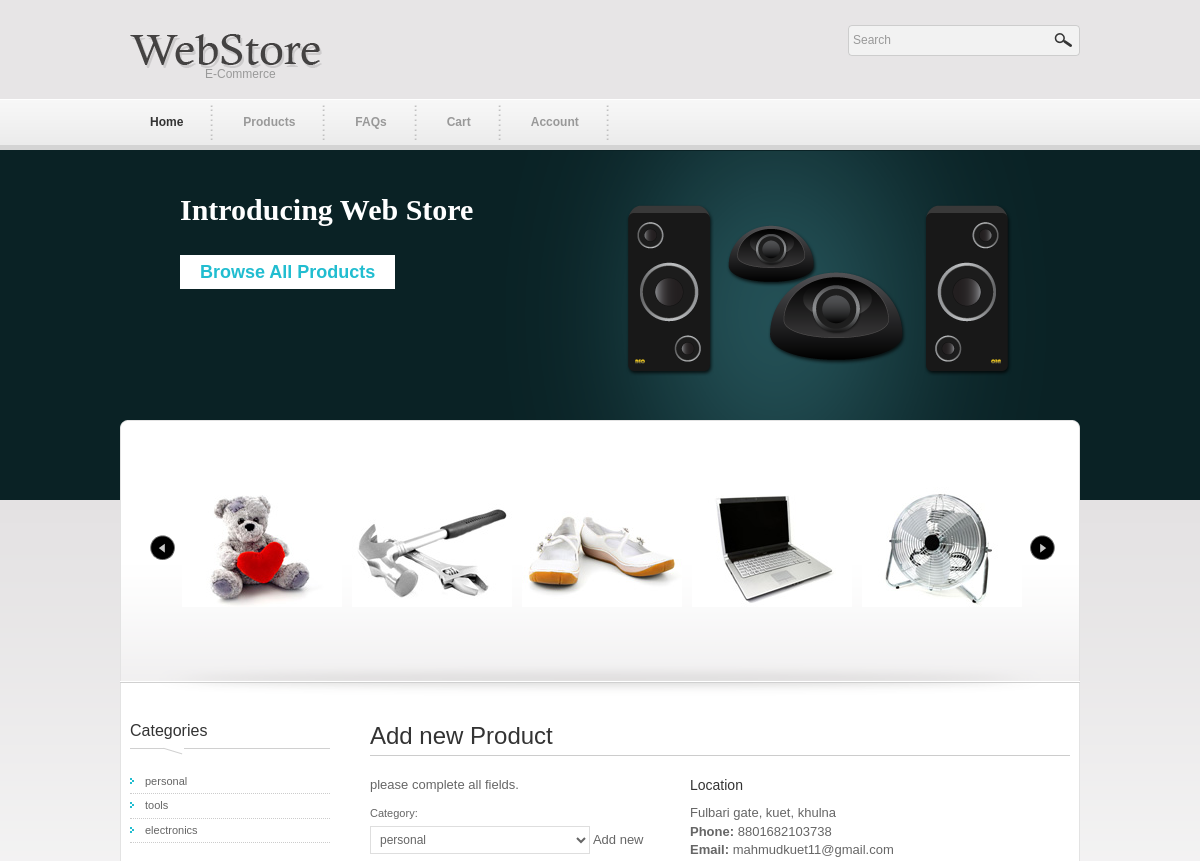
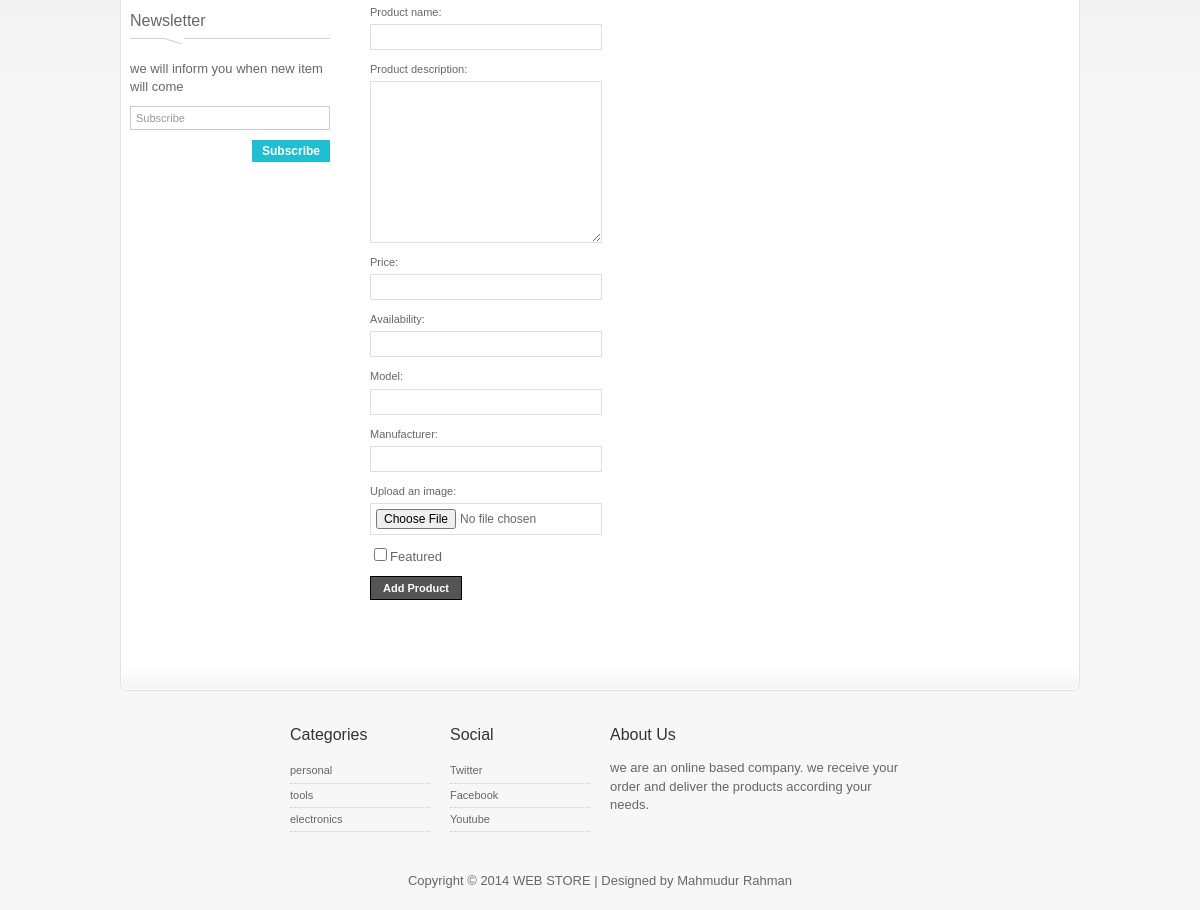
Screenshot of /addproduct.php (signed in) with the database file from the repository (2 pictures, top to bottom).
### tables this page shows
CREATE TABLE IF NOT EXISTS `products` (
  `product_id` int(11) NOT NULL AUTO_INCREMENT,
  `product_name` varchar(100) DEFAULT NULL,
  `description` varchar(2000) DEFAULT NULL,
  `price` int(11) DEFAULT NULL,
  `availability` int(11) DEFAULT NULL,
  `model` varchar(50) DEFAULT NULL,
  `manufacturer` varchar(50) DEFAULT NULL,
  `category` varchar(50) DEFAULT NULL,
  `image_link` varchar(200) DEFAULT NULL,
  `sell` int(11) DEFAULT NULL,
  `view` int(11) DEFAULT NULL,
  `featured` varchar(10) DEFAULT NULL,
  PRIMARY KEY (`product_id`)
);

CREATE TABLE IF NOT EXISTS `category` (
  `id` int(11) NOT NULL AUTO_INCREMENT,
  `category` varchar(50) DEFAULT NULL,
  PRIMARY KEY (`id`)
);

### addproduct.php (the view, shortened to what this page needs)
<?php
 include 'header.php';
 ?>
        <div id="content">
        	<h2>Add new Product</h2>
            <div class="col col_13">
            <p>please complete all fields.</p>
            <div id="contact_form">
               <form name="add_product_form" method="post" name="contact" action="core/add_product_process.php" enctype="multipart/form-data" onsubmit="return (check_add_product_form());">
					<label for="author">Category:</label>
					<select name="category" id="" class="required input_field">
						<?php
							$sql = "SELECT * FROM category";
							$result = mysql_query($sql);
							while($row = mysql_fetch_array($result)){
								echo '<option value="'.$row['category'].'">'.$row['category'].'</option>';
							}
						?>
					</select>
					<a href="addcategory.php">Add new</a>
                    <div class="cleaner h10"></div>
                    <label for="author">Product name:</label> <input type="text" id="author" name="product_name" class="required input_field" />
                    <div class="cleaner h10"></div>
					<label for="author">Product description:</label> <textarea id="author" name="product_description" class="required input_field" ></textarea>
                    <div class="cleaner h10"></div>
					<label for="author">Price:</label> <input type="number" id="author" name="price" class="required input_field" />
                    <div class="cleaner h10"></div>
					<label for="author">Availability:</label> <input type="number" id="author" name="availability" class="required input_field" />
                    <div class="cleaner h10"></div>
					<label for="author">Model:</label> <input type="text" id="author" name="model" class="required input_field" />
                    <div class="cleaner h10"></div>
					<label for="author">Manufacturer:</label> <input type="text" id="author" name="manufacturer" class="required input_field" />
                    <div class="cleaner h10"></div>
					<label for="author">Upload an image:</label> <input type="file" id="author" name="image_file" class="required input_field" />
                    <div class="cleaner h10"></div>
					<input type="checkbox" name="featured" value="yes" />Featured
					<div class="cleaner h10"></div>
					<input type="submit" value="Add Product" id="submit" name="submit" class="submit_btn float_l" />
                </form>
            </div>
		</div>
        <?php include 'location.php' ?>
        </div>
 <?php include 'footer.php';  ?>

### header.php (shortened to what this page needs)
<!DOCTYPE html PUBLIC "-//W3C//DTD XHTML 1.0 Transitional//EN" "http://www.w3.org/TR/xhtml1/DTD/xhtml1-transitional.dtd">
<html xmlns="http://www.w3.org/1999/xhtml">
<head>
<link rel="stylesheet" type="text/css" href="css/styles.css" />
<link href="css/templatemo_style.css" rel="stylesheet" type="text/css" />
<link rel="stylesheet" type="text/css" href="css/ddsmoothmenu.css" />
</head>
<body id="home">
<div id="templatemo_wrapper">
	<div id="templatemo_header">
    	<div id="site_title"><h1><a href="">E-Commerce</a></h1></div>
        <div id="header_right">
            <div id="templatemo_search">
                <form action="products.php" method="get">
                  <input type="text" value="Search" name="search" id="keyword" title="keyword" onfocus="clearText(this)" onblur="clearText(this)" class="txt_field" />
                  <input type="submit" value="" alt="Search" id="searchbutton" title="Search" class="sub_btn"  />
                </form>
            </div>
         </div>
    </div>
    <div id="templatemo_menu" class="ddsmoothmenu">
        <ul>
            <li><a href="index.php" class="selected">Home</a></li>
            <li><a href="products.php">Products</a>
            </li>
            <li><a href="faqs.php">FAQs</a></li>
            <li><a href="shoppingcart.php">Cart</a></li>
            <?php
				if(isset($_SESSION['user_id'])){
			?>
			<li><a href="#">Account</a>
			</li>
			<?php }else{ ?>
				<li><a href="login.php">Login</a></li>
				<li><a href="register.php">Register</a></li>
			<?php  }
			?>
        </ul>
        <br style="clear: left" />
    </div>
    <div id="templatemo_middle">
    	<img src="images/templatemo_image_01.png" alt="Image 01" />
    	<h1>Introducing Web Store</h1>
        <a href="products.php" class="buy_now">Browse All Products</a>
    </div>
    <div id="templatemo_main_top"></div>
    <div id="templatemo_main">
    	<div id="product_slider">
    		<div id="SlideItMoo_outer">
                <div id="SlideItMoo_inner">
                    <div id="SlideItMoo_items">
						<?php
							$sql = "SELECT * FROM products WHERE featured='yes'";
							$res = mysql_query($sql);
							while($row = mysql_fetch_array($res)){ ?>
								<div class="SlideItMoo_element">
									<a  href="productdetail.php?product_id=<?php echo $row['product_id'] ?>">
									<img width="160" height="120" src="<?php echo $row['image_link'] ?>" alt="<?php  echo $row['product_name']  ?>" /></a>
								</div>
							<?php }
						?>
                    </div>
                </div>
            </div>
        </div>
        <div id="sidebar">
            <h3>Categories</h3>
            <ul class="sidebar_menu">
					<?php
						$sql = "SELECT * FROM category";
						$result = mysql_query($sql);
						while($row = mysql_fetch_array($result)){
							echo '<li><a href="products.php?category='.$row['category'].'">'.$row['category'].'</a></li>';
						}
					?>
			</ul>
            <h3><a class="sidebar_title" href="" title=""  target="_blank">Newsletter</a></h3>
            <p>we will inform you when new item will come</p>
            <div id="newsletter">
                <form action="#" method="get">
                  <input type="text" value="Subscribe" name="email_newsletter" id="email_newsletter" title="email_newsletter" onfocus="clearText(this)" onblur="clearText(this)" class="txt_field" />
                  <input type="submit" name="subscribe" value="Subscribe" alt="Subscribe" id="subscribebtn" title="Subscribe" class="subscribebtn"  />
                </form>
            </div>
        </div>

### footer.php (shortened to what this page needs)
    </div>
    <div id="templatemo_footer">
		<div class="col col_16"><pre> </pre></div>
    	<div class="col col_16">
        	<h4>Categories</h4>
            <ul class="footer_menu">
					<?php
						$sql = "SELECT * FROM category LIMIT 0,3";
						$result = mysql_query($sql);
						while($row = mysql_fetch_array($result)){
							$cat = $row['category'];
							echo '<li><a href="products.php?category='.$cat.'">'.$cat.'</a></li>';
						}
					?>
		  </ul>
        </div>
        <div class="col col_16">
        	<h4>Social</h4>
            <ul class="footer_menu">
            	<li><a href="#">Twitter</a></li>
                <li><a href="#">Facebook</a></li>
                <li><a href="#">Youtube</a></li>
		  </ul>
        </div>
        <div class="col col_13 no_margin_right">
        	<h4>About Us</h4>
            <p>we are an online based company. we receive your order and deliver the products according your needs.</p>
        </div>
        <div class="cleaner h40"></div>
		<center>
			Copyright &copy; 2014 WEB STORE | Designed by <a href="http://www.facebook.com/raju.rajuk">Mahmudur Rahman</a>
		</center>
    </div>
</div>
</body>
</html>

### css/styles.css (style rules this page uses)
#SlideItMoo_outer { overflow: hidden; width: 940px; height: 150px; margin: 0 auto; background: none; display:block; position:relative; padding: 0; }
#SlideItMoo_inner { position:relative ; overflow:hidden ; width: 940px ; margin:0px auto 0px; padding: 10px 0px 10px; }
#SlideItMoo_items { display:block; position:relative; }
#SlideItMoo_items div.SlideItMoo_element { display:block; position:relative; float:left; margin: 0px 5px 0px; font-size:11px; width: 160px; height: 120px; text-align:center; font-family: Verdana, Geneva, sans-serif; color:#000000; }
#SlideItMoo_items a { padding:0px; margin:3px 0px 3px; clear:both; display:block; background:none; padding:2px; }
#SlideItMoo_items a img { border:none; }
#order_btn,.order_btn,#subscribebtn { background: none repeat scroll 0 0 #21BDD0; border: medium none; color: #FFFFFF; display: inline-block; font-size: 12px; font-weight: 700; padding: 4px 10px; cursor:pointer; }

### css/ddsmoothmenu.css (style rules this page uses)
.ddsmoothmenu ul { z-index:100; margin: 0; padding: 0; list-style-type: none; }
.ddsmoothmenu ul li { position: relative; display: inline; float: left; }
.ddsmoothmenu ul li a { display: block; padding: 0 30px; height: 45px; line-height: 45px; font-size: 12px; color: #999; text-decoration: none; font-weight: 700; outline: none; text-align: center; background: url(images/templatemo_menu_divider.png) right center no-repeat }
.ddsmoothmenu ul li a.selected, .ddsmoothmenu ul li a:hover { color: #333; }

### rows the page displays
products: image_link (picture)
products: image_link (picture)
products: image_link (picture)
products: image_link (picture)
products: image_link (picture)
category: category "personal"
category: category "tools"
category: category "electronics"

### other values shown
form field category "personal"
